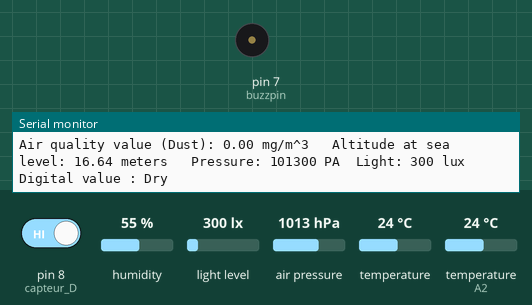
Recording of a sketch running on a simulated Arduino Uno, built with avr-gcc and run on an emulated ATmega328P. On the bench: buzzer (waves = sounding, pin HIGH), the last lines printed to the serial monitor. The inputs (shaded band) are chosen by the test bench; at power-on: pin 8 (capteur_D) HIGH, humidity 55 %, light level 300 lx, air pressure 1013 hPa, temperature 24 °C, temperature (sensor on A2) 24 °C.

Above: at 1.2 s.
1.3 s: pin 8 (capteur_D) driven LOW
At 2.5 s:
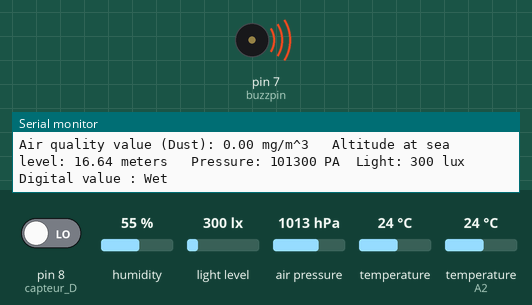
3.6 s: pin 8 (capteur_D) driven HIGH
At 5.4 s:
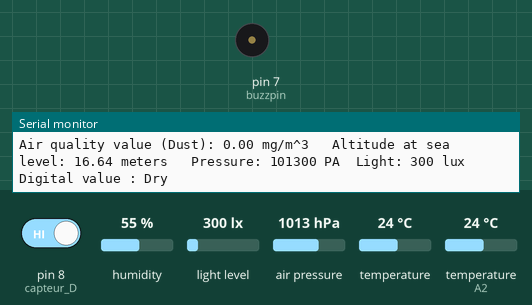
Timing chart, 0 to 6.9 s (numbered marks = the images above; inputs shaded):
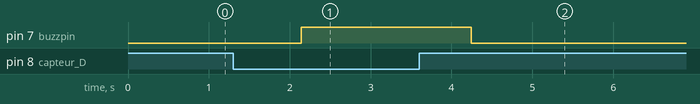

Measured:
- after the input at 1.3 s, pin 7 (buzzpin): LOW → HIGH after 0.84 s
- after the input at 3.6 s, pin 7 (buzzpin): HIGH → LOW after 0.65 s

The sketch:

Weather_Measure_Mobile_UNO_4.ino.ino.ino
```cpp
#include <SoftwareSerial.h>
#include "DHT.h"
#include <Wire.h>
#include <BH1750FVI.h>
#include <Adafruit_BMP085.h>
#define MQ135_PIN A0
#define DHTPIN A2
#define DHTTYPE DHT11
DHT dht(DHTPIN, DHTTYPE);
BH1750FVI LightSensor(BH1750FVI::k_DevModeContLowRes);
int SENSOR_VALUE;
int buzzpin = 7;
int capteur_D = 8;
String str;
String warning;
Adafruit_BMP085 bmp;
SoftwareSerial espSerial(5, 6);
void setup() {
  Serial.begin(115200);
  espSerial.begin(115200);
  Serial.println("DHTxx test!");
  pinMode(capteur_D, INPUT);
  pinMode(buzzpin, OUTPUT);
  dht.begin();
  LightSensor.begin();
  if (!bmp.begin())
  {
    Serial.println("BMP180 sensor not found");
    while (1) {}
  }
}
void loop() {
  uint16_t lux = LightSensor.GetLightIntensity();
  float h = dht.readHumidity();
  float t = dht.readTemperature();
  float f = dht.readTemperature(true);
  if (isnan(h) || isnan(t) || isnan(f)) {
    Serial.println("Failed to read from DHT sensor!");
    return;
  }
  float hi = dht.computeHeatIndex(t, h);
  float dp = (t - (100 - h) / 5);   //  dewpoint calculation using Celsius value
  Serial.print("Humidity: ");
  Serial.print(h);
  Serial.print("%");
  Serial.print("\t");
  Serial.print("Temperature: ");
  Serial.print((t + bmp.readTemperature()) / 2);
  Serial.print(" *C ");
  Serial.print("\t");
  Serial.print("Heat index: ");
  Serial.print(hi);
  Serial.print(" *C");
  Serial.print("\t");
  Serial.print("Dew point: ");
  Serial.print(dp);
  Serial.println(" *C");
  Serial.print("Air quality value (Dust): ");
  Serial.print(SENSOR_VALUE * 0.003);
  Serial.print(" mg/m^3 ");
  Serial.print("\t");
  Serial.print("Altitude at sea level: ");
  Serial.print(bmp.readAltitude(101500));
  Serial.print(" meters ");
  Serial.print("\t");
  Serial.print("Pressure: ");
  Serial.print(bmp.readPressure());
  Serial.print(" PA");
  Serial.print("\t");
  Serial.print("Light: ");
  Serial.print(lux);
  Serial.println(" lux ");
  if (digitalRead(capteur_D) == 0)
  {
    Serial.println("Digital value : Wet");
    warning = "Digital value : wet";
    digitalWrite(buzzpin, HIGH);
  }
  else if (digitalRead(capteur_D) == 1)
  {
    Serial.println("Digital value : Dry");
    warning = "Digital value : dry";
    digitalWrite(buzzpin, LOW);
  }
  else if (digitalRead(capteur_D) == 1)
  {
    Serial.println("Digital value : Dry");
    warning = "Digital value : dry";
    digitalWrite(buzzpin, LOW);
  }
  str = String("coming from arduino: ") + " \n" + String("Temperature: ") + String(t) + String(" *C, ") + String("Humidity: ") + String(h) + String(" %, ") + String("Dew point: ") + String(dp) + String(" *C, ");
  str += String("Air quality value: ") + String(SENSOR_VALUE * 0.003) + "\n" + String("Light: ") + String(lux) + String(" LUX, ") + String("Altitude at sea level =  ") + String(bmp.readAltitude(101500)) + String(" meters, ") + String("Pressure =  ") + String(bmp.readPressure()) + String(" PA, ");
  str += String(warning);
  espSerial.println(str);
  delay(1000);
}
```
